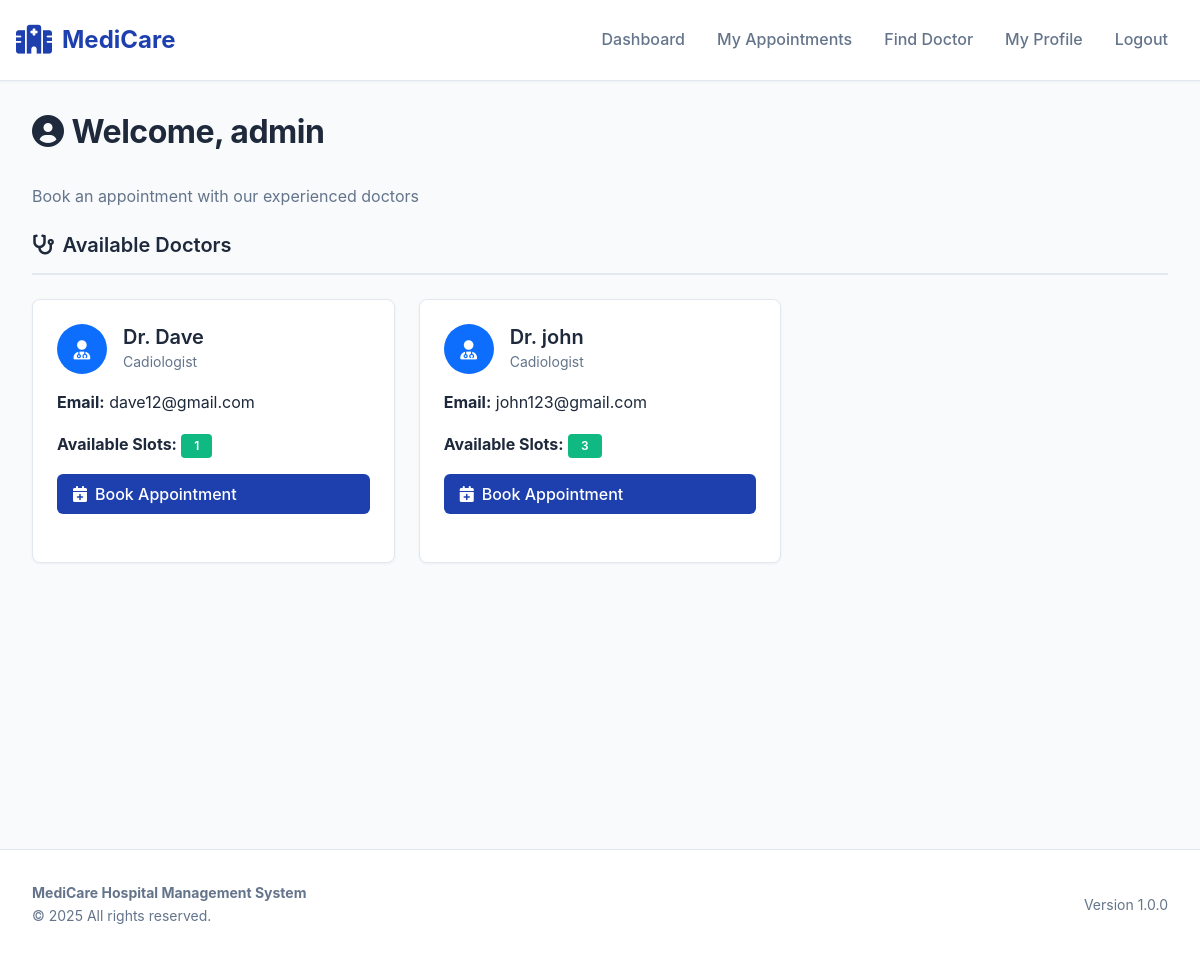
/home/1, run on the app's committed database.
### application/models.py (models this page shows)
class User(db.Model):
    id = db.Column(db.Integer, primary_key=True)
    username = db.Column(db.String(80), unique = True, nullable = False)
    email = db.Column(db.String(100), unique = True, nullable = False)
    password = db.Column(db.String(20), nullable = False)
    phone = db.Column(db.String(15), nullable=True)
    type = db.Column(db.String(20), nullable = False, default='user')
    requests = db.relationship('Appointment', backref='user', lazy=True)

class Doctors(db.Model):
    id = db.Column(db.Integer, primary_key=True)
    name = db.Column(db.String(80), nullable = False)
    specialization = db.Column(db.String(100), nullable = False)
    email = db.Column(db.String(100), unique = True, nullable = False)
    password = db.Column(db.String(20), nullable = False)
    is_active = db.Column(db.Boolean, default=True, nullable=False)
    requests = db.relationship('Appointment', backref='doctor', lazy=True)
    slots = db.relationship('Slot', backref='doctor', lazy=True)

### application/controllers.py (the view)
@app.route('/home/<int:user_id>')
def home(user_id):
    this_user = User.query.get(user_id)
    all_doctors = Doctors.query.all()
    return render_template('user_dashboard.html', this_user=this_user, all_doctors=all_doctors)

### templates/user_dashboard.html (shortened to what this page needs)
{% extends "base.html" %}
{% block nav_items %}
    <li class="nav-item">
        <a class="nav-link" href="/home/{{ this_user.id }}">Dashboard</a>
    </li>
    <li class="nav-item">
        <a class="nav-link" href="/patient/history/{{ this_user.id }}">My Appointments</a>
    </li>
    <li class="nav-item">
        <a class="nav-link" href="/patient/search-doctors">Find Doctor</a>
    </li>
    <li class="nav-item">
        <a class="nav-link" href="/patient/profile/{{ this_user.id }}">My Profile</a>
    </li>
    <li class="nav-item">
        <a class="nav-link" href="/logout">Logout</a>
    </li>
{% endblock %}
{% block content %}
<h1 class="page-title">
    <i class="fas fa-user-circle me-2"></i>Welcome, {{ this_user.username }}
</h1>
<p class="text-muted mb-4">Book an appointment with our experienced doctors</p>
<h2 class="section-title">
    <i class="fas fa-stethoscope me-2"></i>Available Doctors
</h2>
<div class="row">
    {% if all_doctors %}
        {% for d in all_doctors %}
            <div class="col-md-6 col-lg-4 mb-3">
                <div class="card h-100">
                    <div class="card-body">
                        <div class="d-flex align-items-center mb-3">
                            <div class="rounded-circle bg-primary text-white d-flex align-items-center justify-content-center me-3" style="width: 50px; height: 50px; font-size: 1.2rem;">
                                <i class="fas fa-user-md"></i>
                            </div>
                            <div>
                                <h5 class="card-title mb-0">Dr. {{ d.name }}</h5>
                                <small class="text-muted">{{ d.specialization }}</small>
                            </div>
                        </div>
                        <p class="card-text"><strong>Email:</strong> {{ d.email }}</p>
                        <p class="card-text"><strong>Available Slots:</strong> <span class="badge badge-success">{{ d.slots|length }}</span></p>
                        <a href="/appointment/{{ this_user.id }}?doctor_id={{ d.id }}" class="btn btn-primary w-100 btn-icon">
                            <i class="fas fa-calendar-plus"></i> Book Appointment
                        </a>
                    </div>
                </div>
            </div>
        {% endfor %}
    {% endif %}
</div>
{% endblock %}

### templates/base.html (style rules this page uses)
:root { --primary: #1e40af; --primary-dark: #1e3a8a; --primary-light: #3b82f6; --secondary: #64748b; --success: #10b981; --warning: #f59e0b; --danger: #ef4444; --light-bg: #f8fafc; --border-color: #e2e8f0; --text-primary: #1e293b; --text-secondary: #64748b; }
* { margin: 0; padding: 0; box-sizing: border-box; }
body { background-color: var(--light-bg); color: var(--text-primary); font-family: -apple-system, BlinkMacSystemFont, 'Segoe UI', Roboto, 'Helvetica Neue', Arial, sans-serif; line-height: 1.6; }
.nav-link { color: var(--text-secondary) !important; font-weight: 500; margin: 0 8px; transition: color 0.2s ease; }
.page-title { font-size: 2rem; font-weight: 700; color: var(--text-primary); margin-bottom: 2rem; letter-spacing: -0.5px; }
.section-title { font-size: 1.25rem; font-weight: 600; color: var(--text-primary); margin-bottom: 1.5rem; padding-bottom: 1rem; border-bottom: 2px solid var(--border-color); }
h1, h2, h3, h4, h5, h6 { color: var(--text-primary); font-weight: 600; }
.text-muted { color: var(--text-secondary) !important; }
.card { border: 1px solid var(--border-color); border-radius: 8px; box-shadow: 0 1px 3px rgba(0, 0, 0, 0.05); transition: all 0.2s ease; margin-bottom: 1.5rem; }
.card-body { padding: 1.5rem; }
.badge { padding: 0.4rem 0.8rem; font-size: 0.75rem; font-weight: 600; border-radius: 4px; text-transform: uppercase; letter-spacing: 0.3px; }
.badge-success { background: var(--success); color: white; }
.btn { border-radius: 6px; font-weight: 500; padding: 0.5rem 1rem; transition: all 0.2s ease; border: none; }
.btn-primary { background: var(--primary); color: white; }
.btn-icon { display: inline-flex; align-items: center; gap: 0.5rem; }

### data on the page
User: username "admin"
Doctors: name "Dave", specialization "Cadiologist", email "dave12@gmail.com", slots|length "1"
Doctors: name "john", specialization "Cadiologist", email "john123@gmail.com", slots|length "3"
